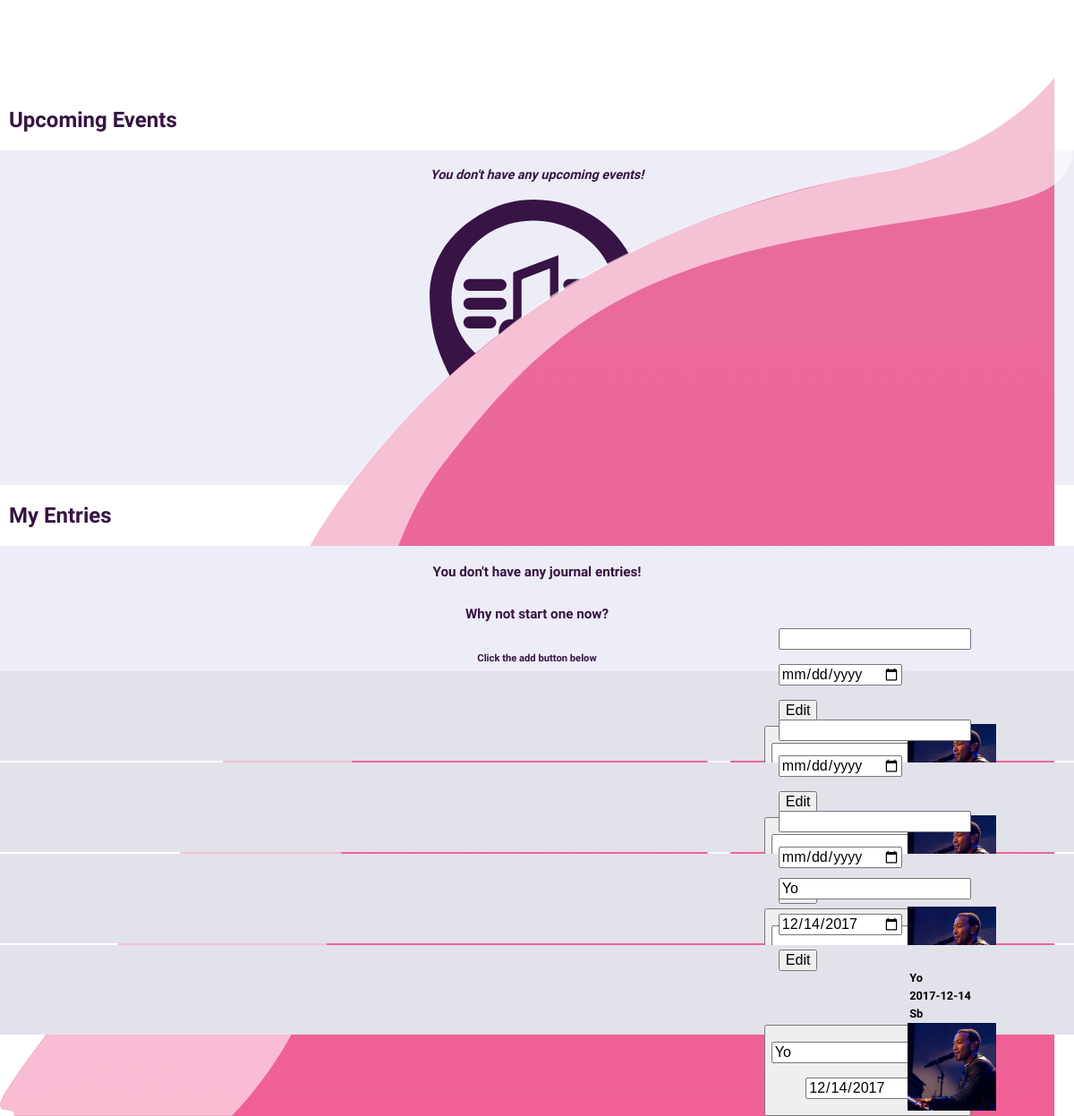
Page /index.php (signed in) on the committed database.
### tables this page shows
CREATE TABLE IF NOT EXISTS `concert_info` (
  `id` int(11) DEFAULT NULL,
  `user_id` int(11) DEFAULT NULL,
  `concert_date` varchar(50) NOT NULL,
  `concert_time` varchar(50) NOT NULL,
  `venue` varchar(80) NOT NULL,
  `headliner` varchar(80) NOT NULL,
  `supporting_act` varchar(80) NOT NULL,
  `entry` varchar(32000) NOT NULL
);

### index.php (the view, shortened to what this page needs)
<?php require_once 'includes/initialize.php'; ?>
<!DOCTYPE html>
<html lang="en">
<head>
	<link rel="stylesheet" href="css/normalize.css">
	<link rel="stylesheet" href="css/css-add2home.css">
	<link rel="stylesheet" href="css/main.css">
</head>
<body>
		<div class="port_wrap">
			<div class="upcoming">
				<h2>Upcoming Events</h2>
				<div class="upcoming_events">
					<h4>You don't have any upcoming events!</h4>
				</div>
			</div>
            <div class="plus_button" onclick="jmp2LocalPage('add_concert.php')">
			</div>
			<div class="my_journal">
				<h2>My Entries</h2>
				<div class="entries">
					<h4>You don't have any journal entries!</h4>
					<h4>Why not start one now?</h4>
					<h6>Click the add button below</h6>
				</div>
            <?php
            $user_id = $_SESSION['user'];
            $query = 'SELECT * ';
            $query .= 'FROM concert_info WHERE';
            $query .= " user_id = '{$user_id}'";
            $query .= "ORDER BY concert_date ASC";
            $result = mysqli_query($connection, $query);
            while ($concert_info = mysqli_fetch_assoc($result)) {
          ?>
				<div>
					<div class="flex" id="entry_flex">
                    <div>
                    <form action="edit_concert.php" method="post" id="edit_entry">
                        <p>
                          <input type="text" name="headliner" id="headliner" value="<?php echo $concert_info['headliner']; ?>" class="uneeded">
                          </p>
                        <p>
                          <input type="date" name="concert_date" id="concert_date" value="<?php echo $concert_info['concert_date']; ?>" class="uneeded">
                        </p>
                        <input type="submit" name="submit" id="concert_edit" value="Edit">
                    </form>
                    </div>
                        <div class="concert_info">
						<h6><?php echo $concert_info['headliner']; ?></h6>
						<h6><?php echo $concert_info['concert_date']; ?></h6>
						<h6><?php echo $concert_info['venue']; ?></h6>
                        </div>
                        <div>
                        <form action="journal_complete.php" method="post">
                        <button type="submit" name="submit">
                            <p>
                          <input type="text" name="headliner" id="headliner" value="<?php echo $concert_info['headliner']; ?>" class="uneeded">
                          </p>
                        <p>
                          <input type="date" name="concert_date" id="concert_date" value="<?php echo $concert_info['concert_date']; ?>" class="uneeded">
                        </p>
					   <img class="legend" src="graphics/legend.jpeg" alt="John Legend">
                            </button>
                            </form>
                    </div>
				</div>
                        <?php
          }
        ?>
			</div>
		</div>
</body>
</html>

### css/main.css (style rules this page uses)
* { -webkit-box-sizing: border-box; box-sizing: border-box; }
.upcoming h2 { font-family: 'Averia Sans Libre', cursive; margin: 0; margin-left: 10px; margin-bottom: 20px; margin-top: 10%; padding: 0; color: #371443; }
.my_journal h2 { margin-left: 10px; color: #371443; font-family: 'Averia Sans Libre', cursive; }
.my_journal div { position: relative; }
.my_journal div .flex { width: 100%; height: 100px; background-color: #e2e2eb; margin-bottom: 2px; padding-right: 7.2rem; display: -webkit-box; display: -ms-flexbox; display: flex; -webkit-box-pack: center; -ms-flex-pack: center; justify-content: center; -webkit-box-align: end; -ms-flex-align: end; align-items: flex-end; -webkit-box-orient: vertical; -webkit-box-direction: normal; -ms-flex-direction: column; flex-direction: column; }
.my_journal div .flex h6 { font-family: 'Muli', sans-serif; font-size: 0.8em; margin: 0; margin-bottom: 5px; }
.my_journal div .legend { width: 98.5px; height: 98.5px; position: absolute; margin-top: -6.3rem; left: 69.5%; }
.upcoming_events { width: 100%; background-color: #ededf7; display: -webkit-box; display: -ms-flexbox; display: flex; -webkit-box-pack: center; -ms-flex-pack: center; justify-content: center; -webkit-box-align: center; -ms-flex-align: center; align-items: center; -webkit-box-orient: vertical; -webkit-box-direction: normal; -ms-flex-direction: column; flex-direction: column; }
.upcoming_events h4 { font-family: 'Muli', sans-serif; color: #371443; font-style: italic; font-size: 0.9em; }
.entries { width: 100%; background-color: #ededf7; display: -webkit-box; display: -ms-flexbox; display: flex; -webkit-box-pack: center; -ms-flex-pack: center; justify-content: center; -webkit-box-align: center; -ms-flex-align: center; align-items: center; -webkit-box-orient: vertical; -webkit-box-direction: normal; -ms-flex-direction: column; flex-direction: column; }
.entries h4 { font-family: 'Muli', sans-serif; color: #371443; font-size: 0.95em; margin-bottom: 0.5rem; }
.entries h6 { font-family: 'Muli', sans-serif; color: #371443; font-size: 0.7em; margin-bottom: 0.5rem; }
.plus_button { width: 100%; bottom: 0; position: fixed; display: -webkit-box; display: -ms-flexbox; display: flex; -webkit-box-pack: end; -ms-flex-pack: end; justify-content: flex-end; }

### index.php (style rules this page uses)
html { -webkit-text-size-adjust: 100%; }

### rows in the picture
concert_info: headliner "Yo", concert_date "12/14/2017", concert_date "2017-12-14", venue "Sb"
